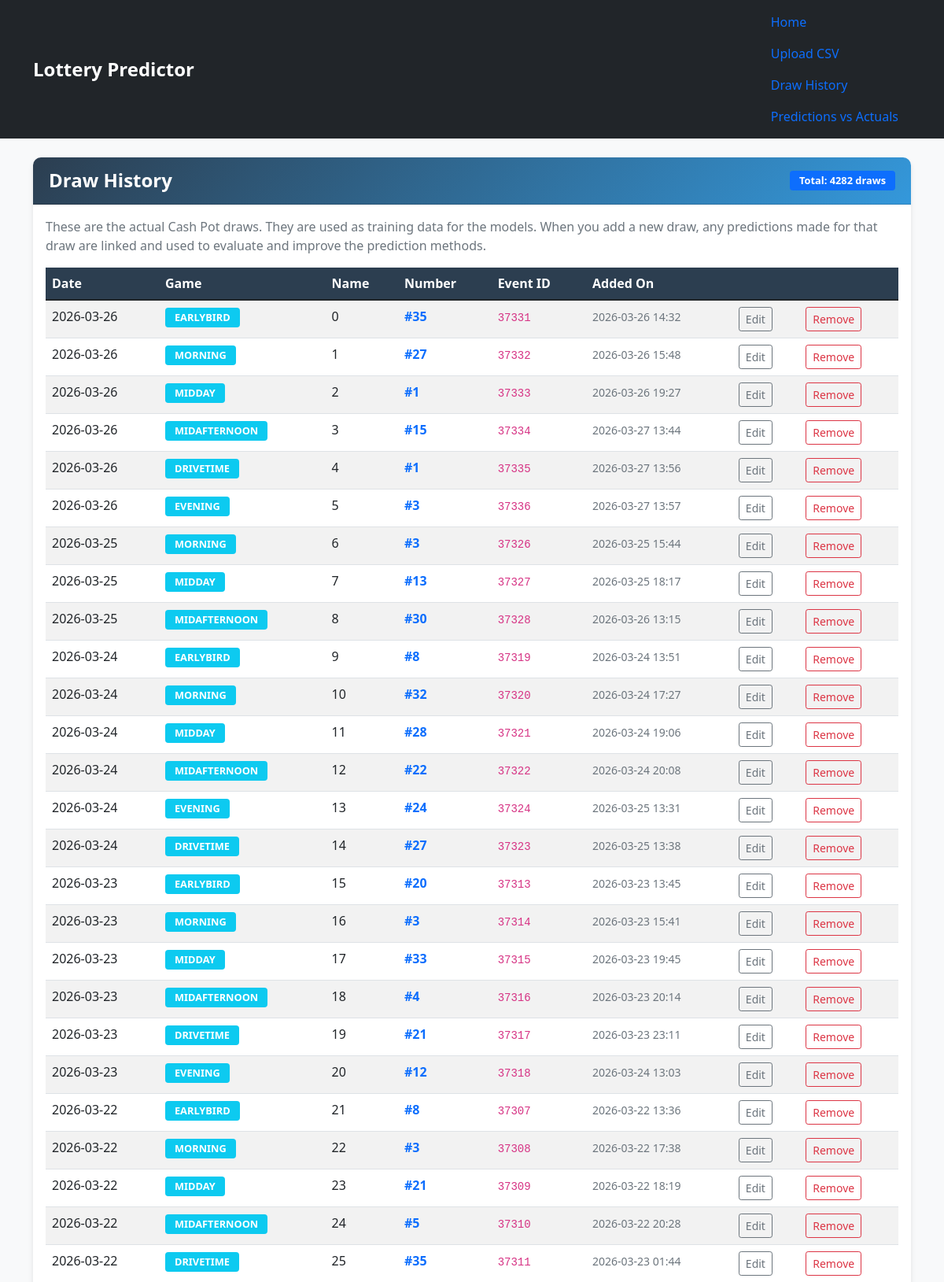
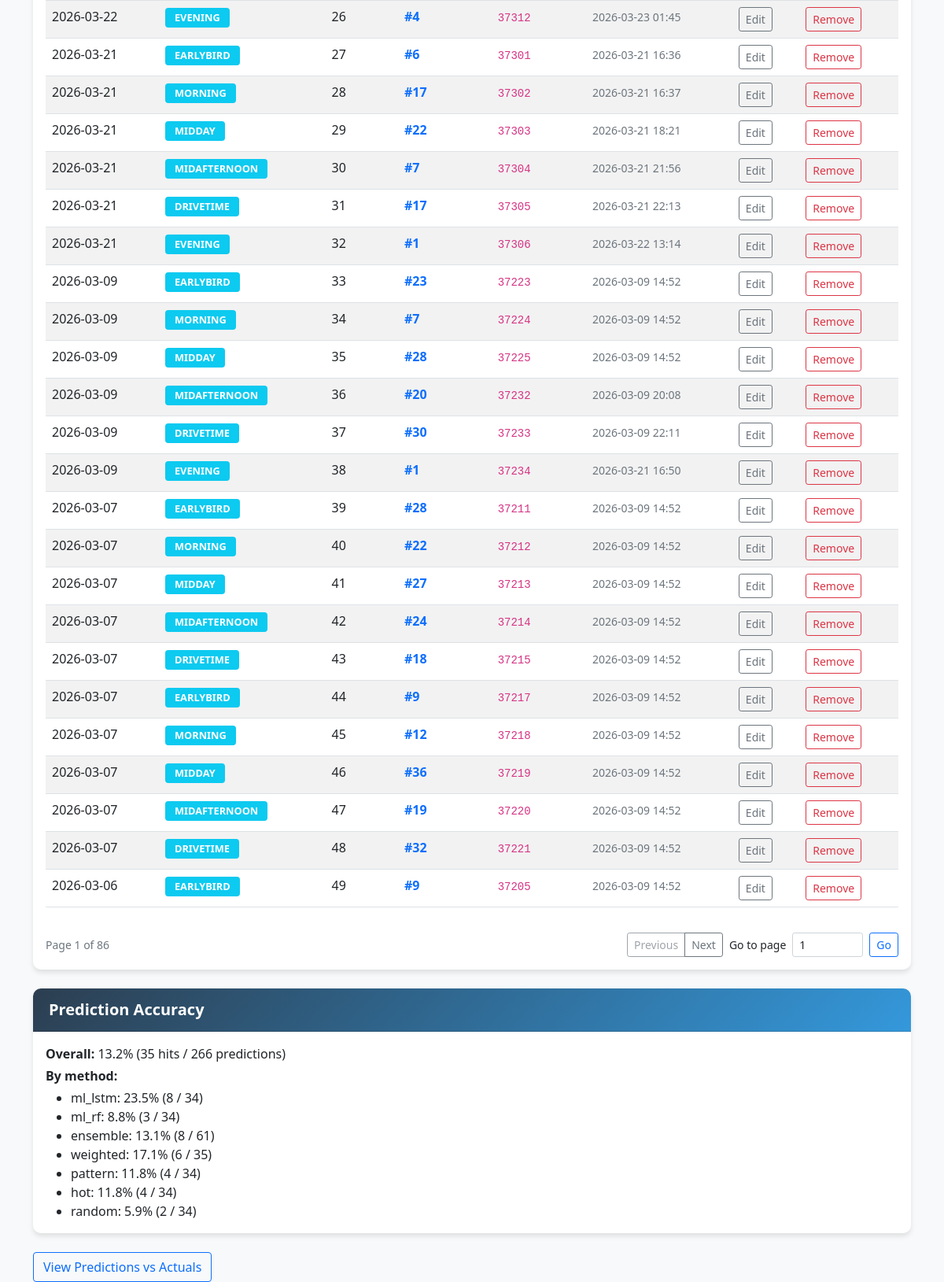
The app's page /history with its own data (2 pictures, top to bottom).
### tables this page shows
CREATE TABLE predictions
                    (id INTEGER PRIMARY KEY AUTOINCREMENT,
                    predicted_numbers TEXT NOT NULL,
                    method TEXT NOT NULL,
                    created_at TIMESTAMP DEFAULT CURRENT_TIMESTAMP, target_draw_at TEXT, actual_draw_id INTEGER REFERENCES draws(id), confidence REAL, method_breakdown_json TEXT, requested_method TEXT);

### app.py (the view)
@app.route('/history')
def history():
    page = request.args.get('page', default=1, type=int)
    per_page = request.args.get('per_page', default=50, type=int)
    if per_page not in (25, 50, 100):
        per_page = 50
    if page < 1:
        page = 1
    draws, total_draws = db.get_draws_page(page=page, per_page=per_page)
    total_pages = max(1, (total_draws + per_page - 1) // per_page)
    if page > total_pages:
        page = total_pages
        draws, total_draws = db.get_draws_page(page=page, per_page=per_page)
    accuracy_summary = db.get_prediction_accuracy_summary()
    return render_template(
        'history.html',
        draws=draws,
        total_draws=total_draws,
        page=page,
        per_page=per_page,
        total_pages=total_pages,
        accuracy_summary=accuracy_summary,
    )

### models.py (called while the page is built)
    def get_draws_page(self, page=1, per_page=50):
        try:
            page = max(1, int(page))
            per_page = max(1, int(per_page))
        except (TypeError, ValueError):
            page, per_page = 1, 50
        offset = (page - 1) * per_page
        conn = sqlite3.connect(self.db_path)
        count_row = pd.read_sql('SELECT COUNT(*) AS total FROM draws', conn)
        total = int(count_row.iloc[0]['total']) if not count_row.empty else 0
        df = pd.read_sql(
            'SELECT * FROM draws ORDER BY date DESC LIMIT ? OFFSET ?',
            conn,
            params=(per_page, offset),
        )
        conn.close()
        return df, total

### templates/history.html (shortened to what this page needs)
{% extends "base.html" %}
{% block content %}
<div class="card">
    <div class="card-header d-flex justify-content-between align-items-center">
        <h4>Draw History</h4>
        <span class="badge bg-primary">Total: {{ total_draws if total_draws is defined else (draws|length) }} draws</span>
    </div>
    <div class="card-body">
        {% if draws is defined and not draws.empty %}
        <p class="text-muted">
            These are the actual Cash Pot draws. They are used as training data for the models.
            When you add a new draw, any predictions made for that draw are linked and used
            to evaluate and improve the prediction methods.
        </p>
        <div class="table-responsive">
            <table class="table table-striped table-hover">
                <thead class="table-dark">
                    <tr>
                        <th>Date</th>
                        <th>Game</th>
                        <th>Name</th>
                        <th>Number</th>
                        <th>Event ID</th>
                        <th>Added On</th>
                        <th></th>
                        <th></th>
                    </tr>
                </thead>
                <tbody>
                    {% for _, draw in draws.iterrows() %}
                    <tr>
                        <td>{{ draw.date }}</td>
                        <td><span class="badge bg-info">{{ draw.game }}</span></td>
                        <td>{{ draw.name }}</td>
                        <td><strong class="text-primary">#{{ draw.numbers|int }}</strong></td>
                        <td><code>{{ draw.event }}</code></td>
                        <td><small class="text-muted">{{ draw.created_at[:16] }}</small></td>
                        <td>
                            <button type="button" class="btn btn-outline-secondary btn-sm edit-draw-btn"
                                    data-draw-id="{{ draw.id }}"
                                    data-draw-number="{{ draw.numbers|int }}"
                                    data-draw-date="{{ draw.date }}"
                                    data-draw-game="{{ draw.game }}"
                                    data-bs-toggle="modal"
                                    data-bs-target="#editDrawModal">Edit</button>
                        </td>
                        <td>
                            <form method="POST" action="/delete_draw" onsubmit="return confirm('Remove this draw?');">
                                <button type="submit" class="btn btn-outline-danger btn-sm">Remove</button>
                            </form>
                        </td>
                    </tr>
                    {% endfor %}
                </tbody>
            </table>
        </div>
        <div class="d-flex justify-content-between align-items-center mt-3 flex-wrap gap-2">
            <small class="text-muted">Page {{ page }} of {{ total_pages }}</small>
            <div class="d-flex align-items-center gap-2 flex-wrap">
                <div class="btn-group" role="group" aria-label="Draw history pagination">
                    <a class="btn btn-outline-secondary btn-sm {% if page <= 1 %}disabled{% endif %}"
                       href="{{ url_for('history', page=page-1, per_page=per_page) }}">Previous</a>
                    <a class="btn btn-outline-secondary btn-sm {% if page >= total_pages %}disabled{% endif %}"
                       href="{{ url_for('history', page=page+1, per_page=per_page) }}">Next</a>
                </div>
                <form method="GET" action="{{ url_for('history') }}" class="d-flex align-items-center gap-2">
                    <label for="history-page-jump" class="form-label mb-0"><small>Go to page</small></label>
                    <input id="history-page-jump"
                           name="page"
                           type="number"
                           min="1"
                           max="{{ total_pages }}"
                           value="{{ page }}"
                           class="form-control form-control-sm"
                           style="width: 90px;">
                    <button type="submit" class="btn btn-outline-primary btn-sm">Go</button>
                </form>
            </div>
        </div>
        {% else %}
        <div class="text-center py-4">
            <h5>No draw history available</h5>
            <p class="text-muted">Upload some CSV data to get started!</p>
            <a href="{{ url_for('upload_csv') }}" class="btn btn-primary">Upload Data</a>
        </div>
        {% endif %}
    </div>
</div>
{% if accuracy_summary and accuracy_summary.total_predictions %}
<div class="card mt-4">
    <div class="card-header">
        <h5>Prediction Accuracy</h5>
    </div>
    <div class="card-body">
        <p class="mb-1">
            <strong>Overall:</strong>
            {% if accuracy_summary.overall_hit_rate is not none %}
                {{ (accuracy_summary.overall_hit_rate * 100) | round(1) }}%
                ({{ accuracy_summary.total_hits }} hits /
                 {{ accuracy_summary.total_predictions }} predictions)
            {% else %}
                Not enough linked predictions yet.
            {% endif %}
        </p>
        {% if accuracy_summary.per_method %}
        <p class="mb-1"><strong>By method:</strong></p>
        <ul class="mb-0">
            {% for method, m in accuracy_summary.per_method.items() %}
            <li>
                {{ method }}:
                {% if m.hit_rate is not none %}
                    {{ (m.hit_rate * 100) | round(1) }}%
                    ({{ m.hits }} / {{ m.total }})
                {% else %}
                    Not enough data yet.
                {% endif %}
            </li>
            {% endfor %}
        </ul>
        {% endif %}
    </div>
</div>
{% endif %}
<div class="mt-4">
    <a href="{{ url_for('prediction_history_page') }}" class="btn btn-outline-primary">View Predictions vs Actuals</a>
</div>
{% endblock %}

### static/style.css (style rules this page uses)
:root { --primary-color: #2c3e50; --secondary-color: #3498db; --accent-color: #e74c3c; --success-color: #27ae60; }
body { background-color: #f8f9fa; font-family: 'Segoe UI', Tahoma, Geneva, Verdana, sans-serif; }
.card { box-shadow: 0 4px 6px rgba(0, 0, 0, 0.1); border: none; border-radius: 10px; margin-bottom: 20px; }
.card-header { background: linear-gradient(135deg, var(--primary-color), var(--secondary-color)); color: white; border-radius: 10px 10px 0 0 !important; padding: 15px 20px; }
.card-header h4, .card-header h5 { margin: 0; font-weight: 600; }
.table th { background-color: var(--primary-color); color: white; font-weight: 600; }
.badge { font-size: 0.8rem; padding: 6px 12px; }

### records on screen
predictions: method "ml_lstm", hit_rate "23.5", hits "8", total "34"
predictions: method "ml_rf", hit_rate "8.8", hits "3", total "34"
predictions: method "ensemble", hit_rate "13.1", hits "8", total "61"
predictions: method "weighted", hit_rate "17.1", hits "6", total "35"
predictions: method "pattern", hit_rate "11.8", hits "4", total "34"
predictions: method "hot", hit_rate "11.8", hits "4", total "34"
predictions: method "random", hit_rate "5.9", hits "2", total "34"

### other values on screen
{{ total_draws if total_draws is defined else (draws|length) }} "4282"
{{ draw.date }} "2026-03-26" "2026-03-26" "2026-03-26" "2026-03-26" "2026-03-26" "2026-03-26" "2026-03-25" "2026-03-25" "2026-03-25" "2026-03-24" "2026-03-24" "2026-03-24" "2026-03-24" "2026-03-24" "2026-03-24" "2026-03-23" "2026-03-23" "2026-03-23" "2026-03-23" "2026-03-23" "2026-03-23" "2026-03-22" "2026-03-22" "2026-03-22" "2026-03-22" "2026-03-22" "2026-03-22" "2026-03-21" "2026-03-21" "2026-03-21" "2026-03-21" "2026-03-21" "2026-03-21" "2026-03-09" "2026-03-09" "2026-03-09" "2026-03-09" "2026-03-09" "2026-03-09" "2026-03-07" "2026-03-07" "2026-03-07" "2026-03-07" "2026-03-07" "2026-03-07" "2026-03-07" "2026-03-07" "2026-03-07" "2026-03-07" "2026-03-06"
{{ draw.game }} "EARLYBIRD" "MORNING" "MIDDAY" "MIDAFTERNOON" "DRIVETIME" "EVENING" "MORNING" "MIDDAY" "MIDAFTERNOON" "EARLYBIRD" "MORNING" "MIDDAY" "MIDAFTERNOON" "EVENING" "DRIVETIME" "EARLYBIRD" "MORNING" "MIDDAY" "MIDAFTERNOON" "DRIVETIME" "EVENING" "EARLYBIRD" "MORNING" "MIDDAY" "MIDAFTERNOON" "DRIVETIME" "EVENING" "EARLYBIRD" "MORNING" "MIDDAY" "MIDAFTERNOON" "DRIVETIME" "EVENING" "EARLYBIRD" "MORNING" "MIDDAY" "MIDAFTERNOON" "DRIVETIME" "EVENING" "EARLYBIRD" "MORNING" "MIDDAY" "MIDAFTERNOON" "DRIVETIME" "EARLYBIRD" "MORNING" "MIDDAY" "MIDAFTERNOON" "DRIVETIME" "EARLYBIRD"
{{ draw.name }} "0" "1" "2" "3" "4" "5" "6" "7" "8" "9" "10" "11" "12" "13" "14" "15" "16" "17" "18" "19" "20" "21" "22" "23" "24" "25" "26" "27" "28" "29" "30" "31" "32" "33" "34" "35" "36" "37" "38" "39" "40" "41" "42" "43" "44" "45" "46" "47" "48" "49"
{{ draw.numbers|int }} "35" "27" "1" "15" "1" "3" "3" "13" "30" "8" "32" "28" "22" "24" "27" "20" "3" "33" "4" "21" "12" "8" "3" "21" "5" "35" "4" "6" "17" "22" "7" "17" "1" "23" "7" "28" "20" "30" "1" "28" "22" "27" "24" "18" "9" "12" "36" "19" "32" "9"
{{ draw.event }} "37331" "37332" "37333" "37334" "37335" "37336" "37326" "37327" "37328" "37319" "37320" "37321" "37322" "37324" "37323" "37313" "37314" "37315" "37316" "37317" "37318" "37307" "37308" "37309" "37310" "37311" "37312" "37301" "37302" "37303" "37304" "37305" "37306" "37223" "37224" "37225" "37232" "37233" "37234" "37211" "37212" "37213" "37214" "37215" "37217" "37218" "37219" "37220" "37221" "37205"
{{ draw.created_at[:16] }} "2026-03-26 14:32" "2026-03-26 15:48" "2026-03-26 19:27" "2026-03-27 13:44" "2026-03-27 13:56" "2026-03-27 13:57" "2026-03-25 15:44" "2026-03-25 18:17" "2026-03-26 13:15" "2026-03-24 13:51" "2026-03-24 17:27" "2026-03-24 19:06" "2026-03-24 20:08" "2026-03-25 13:31" "2026-03-25 13:38" "2026-03-23 13:45" "2026-03-23 15:41" "2026-03-23 19:45" "2026-03-23 20:14" "2026-03-23 23:11" "2026-03-24 13:03" "2026-03-22 13:36" "2026-03-22 17:38" "2026-03-22 18:19" "2026-03-22 20:28" "2026-03-23 01:44" "2026-03-23 01:45" "2026-03-21 16:36" "2026-03-21 16:37" "2026-03-21 18:21" "2026-03-21 21:56" "2026-03-21 22:13" "2026-03-22 13:14" "2026-03-09 14:52" "2026-03-09 14:52" "2026-03-09 14:52" "2026-03-09 20:08" "2026-03-09 22:11" "2026-03-21 16:50" "2026-03-09 14:52" "2026-03-09 14:52" "2026-03-09 14:52" "2026-03-09 14:52" "2026-03-09 14:52" "2026-03-09 14:52" "2026-03-09 14:52" "2026-03-09 14:52" "2026-03-09 14:52" "2026-03-09 14:52" "2026-03-09 14:52"
{{ page }} "1"
{{ total_pages }} "86"
{{ (accuracy_summary.overall_hit_rate * 100) | round(1) }} "13.2"
{{ accuracy_summary.total_hits }} "35"
{{ accuracy_summary.total_predictions }} "266"
